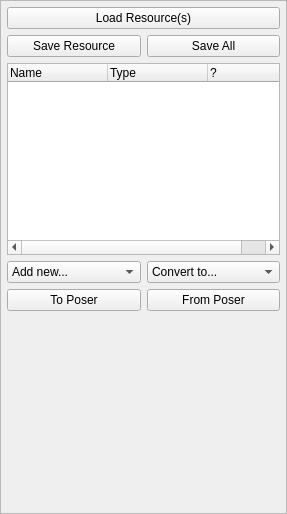
<?xml version="1.0" encoding="UTF-8"?>
<ui version="4.0">
 <class>ResourceFrame</class>
 <widget class="QFrame" name="ResourceFrame">
  <property name="geometry">
   <rect>
    <x>0</x>
    <y>0</y>
    <width>287</width>
    <height>514</height>
   </rect>
  </property>
  <property name="windowTitle">
   <string>Frame</string>
  </property>
  <property name="frameShape">
   <enum>QFrame::StyledPanel</enum>
  </property>
  <property name="frameShadow">
   <enum>QFrame::Raised</enum>
  </property>
  <layout class="QVBoxLayout" name="verticalLayout_2">
   <property name="spacing">
    <number>6</number>
   </property>
   <property name="margin">
    <number>6</number>
   </property>
   <item>
    <layout class="QVBoxLayout" name="verticalLayout">
     <property name="margin">
      <number>0</number>
     </property>
     <item>
      <layout class="QGridLayout" name="gridLayout">
       <item row="1" column="0">
        <widget class="QPushButton" name="btn_save">
         <property name="statusTip">
          <string>Save a resource to disk</string>
         </property>
         <property name="text">
          <string>Save Resource</string>
         </property>
        </widget>
       </item>
       <item row="1" column="1">
        <widget class="QPushButton" name="btn_save_all">
         <property name="statusTip">
          <string>Save all resources to disk</string>
         </property>
         <property name="text">
          <string>Save All</string>
         </property>
        </widget>
       </item>
       <item row="0" column="0" colspan="2">
        <widget class="QPushButton" name="btn_load">
         <property name="statusTip">
          <string>Load a resource or directory from disk</string>
         </property>
         <property name="text">
          <string>Load Resource(s)</string>
         </property>
        </widget>
       </item>
      </layout>
     </item>
     <item>
      <widget class="QResourceTreeWidget" name="treeWidget">
       <property name="dragEnabled">
        <bool>true</bool>
       </property>
       <property name="dragDropMode">
        <enum>QAbstractItemView::DragDrop</enum>
       </property>
       <property name="defaultDropAction">
        <enum>Qt::MoveAction</enum>
       </property>
       <property name="selectionMode">
        <enum>QAbstractItemView::SingleSelection</enum>
       </property>
       <attribute name="headerDefaultSectionSize">
        <number>100</number>
       </attribute>
       <attribute name="headerHighlightSections">
        <bool>false</bool>
       </attribute>
       <attribute name="headerMinimumSectionSize">
        <number>10</number>
       </attribute>
       <attribute name="headerShowSortIndicator" stdset="0">
        <bool>false</bool>
       </attribute>
       <attribute name="headerStretchLastSection">
        <bool>false</bool>
       </attribute>
       <column>
        <property name="text">
         <string>Name</string>
        </property>
       </column>
       <column>
        <property name="text">
         <string>Type</string>
        </property>
       </column>
       <column>
        <property name="text">
         <string>?</string>
        </property>
       </column>
      </widget>
     </item>
     <item>
      <layout class="QGridLayout" name="gridLayout_2">
       <item row="0" column="1">
        <widget class="QComboBox" name="convertToBox">
         <property name="statusTip">
          <string>Convert to a different type</string>
         </property>
         <item>
          <property name="text">
           <string>Convert to...</string>
          </property>
         </item>
        </widget>
       </item>
       <item row="0" column="0">
        <widget class="QComboBox" name="addNewBox">
         <property name="statusTip">
          <string>Create a new empty resource</string>
         </property>
         <item>
          <property name="text">
           <string>Add new...</string>
          </property>
         </item>
         <item>
          <property name="text">
           <string>Config</string>
          </property>
         </item>
        </widget>
       </item>
       <item row="1" column="0">
        <widget class="QPushButton" name="btn_togui">
         <property name="statusTip">
          <string>Send the selected resource to the poser</string>
         </property>
         <property name="text">
          <string>To Poser</string>
         </property>
        </widget>
       </item>
       <item row="1" column="1">
        <widget class="QPushButton" name="btn_fromgui">
         <property name="statusTip">
          <string>Read the value of the selected resource from the poser</string>
         </property>
         <property name="text">
          <string>From Poser</string>
         </property>
        </widget>
       </item>
      </layout>
     </item>
    </layout>
   </item>
   <item>
    <widget class="QStackedWidget" name="selectedResourceWidget">
     <property name="currentIndex">
      <number>0</number>
     </property>
     <widget class="QWidget" name="page">
      <widget class="QWidget" name="widget" native="true">
       <property name="geometry">
        <rect>
         <x>80</x>
         <y>50</y>
         <width>120</width>
         <height>80</height>
        </rect>
       </property>
      </widget>
     </widget>
    </widget>
   </item>
  </layout>
 </widget>
 <customwidgets>
  <customwidget>
   <class>QResourceTreeWidget</class>
   <extends>QTreeWidget</extends>
   <header>qresourcetreewidget.h</header>
  </customwidget>
 </customwidgets>
 <resources>
  <include location="../KlamptQt/icons.qrc"/>
  <include location="../KlamptQt/icons.qrc"/>
 </resources>
 <connections>
  <connection>
   <sender>btn_load</sender>
   <signal>clicked()</signal>
   <receiver>ResourceFrame</receiver>
   <slot>OpenFile()</slot>
   <hints>
    <hint type="sourcelabel">
     <x>157</x>
     <y>20</y>
    </hint>
    <hint type="destinationlabel">
     <x>106</x>
     <y>14</y>
    </hint>
   </hints>
  </connection>
  <connection>
   <sender>treeWidget</sender>
   <signal>currentItemChanged(QTreeWidgetItem*,QTreeWidgetItem*)</signal>
   <receiver>ResourceFrame</receiver>
   <slot>ChangeSelectedItem(QTreeWidgetItem*)</slot>
   <hints>
    <hint type="sourcelabel">
     <x>276</x>
     <y>219</y>
    </hint>
    <hint type="destinationlabel">
     <x>405</x>
     <y>280</y>
    </hint>
   </hints>
  </connection>
  <connection>
   <sender>btn_togui</sender>
   <signal>clicked()</signal>
   <receiver>ResourceFrame</receiver>
   <slot>ToGUI()</slot>
   <hints>
    <hint type="sourcelabel">
     <x>140</x>
     <y>314</y>
    </hint>
    <hint type="destinationlabel">
     <x>313</x>
     <y>306</y>
    </hint>
   </hints>
  </connection>
  <connection>
   <sender>treeWidget</sender>
   <signal>itemExpanded(QTreeWidgetItem*)</signal>
   <receiver>ResourceFrame</receiver>
   <slot>ItemExpanded(QTreeWidgetItem*)</slot>
   <hints>
    <hint type="sourcelabel">
     <x>104</x>
     <y>132</y>
    </hint>
    <hint type="destinationlabel">
     <x>3</x>
     <y>154</y>
    </hint>
   </hints>
  </connection>
  <connection>
   <sender>btn_fromgui</sender>
   <signal>clicked()</signal>
   <receiver>ResourceFrame</receiver>
   <slot>FromGUI()</slot>
   <hints>
    <hint type="sourcelabel">
     <x>278</x>
     <y>314</y>
    </hint>
    <hint type="destinationlabel">
     <x>147</x>
     <y>323</y>
    </hint>
   </hints>
  </connection>
  <connection>
   <sender>addNewBox</sender>
   <signal>currentIndexChanged(QString)</signal>
   <receiver>ResourceFrame</receiver>
   <slot>AddNew(QString)</slot>
   <hints>
    <hint type="sourcelabel">
     <x>132</x>
     <y>285</y>
    </hint>
    <hint type="destinationlabel">
     <x>144</x>
     <y>278</y>
    </hint>
   </hints>
  </connection>
  <connection>
   <sender>treeWidget</sender>
   <signal>itemChanged(QTreeWidgetItem*,int)</signal>
   <receiver>ResourceFrame</receiver>
   <slot>ItemChanged(QTreeWidgetItem*,int)</slot>
   <hints>
    <hint type="sourcelabel">
     <x>38</x>
     <y>90</y>
    </hint>
    <hint type="destinationlabel">
     <x>6</x>
     <y>98</y>
    </hint>
   </hints>
  </connection>
  <connection>
   <sender>btn_save</sender>
   <signal>clicked()</signal>
   <receiver>ResourceFrame</receiver>
   <slot>SaveResource()</slot>
   <hints>
    <hint type="sourcelabel">
     <x>116</x>
     <y>44</y>
    </hint>
    <hint type="destinationlabel">
     <x>145</x>
     <y>50</y>
    </hint>
   </hints>
  </connection>
  <connection>
   <sender>btn_save_all</sender>
   <signal>clicked()</signal>
   <receiver>ResourceFrame</receiver>
   <slot>SaveAllResources()</slot>
   <hints>
    <hint type="sourcelabel">
     <x>215</x>
     <y>51</y>
    </hint>
    <hint type="destinationlabel">
     <x>143</x>
     <y>42</y>
    </hint>
   </hints>
  </connection>
  <connection>
   <sender>convertToBox</sender>
   <signal>currentIndexChanged(QString)</signal>
   <receiver>ResourceFrame</receiver>
   <slot>ConvertTo(QString)</slot>
   <hints>
    <hint type="sourcelabel">
     <x>278</x>
     <y>285</y>
    </hint>
    <hint type="destinationlabel">
     <x>282</x>
     <y>319</y>
    </hint>
   </hints>
  </connection>
 </connections>
 <slots>
  <slot>OpenFile()</slot>
  <slot>ChangeSelectedItem(QTreeWidgetItem*)</slot>
  <slot>PressedDelete()</slot>
  <slot>PressedExpand()</slot>
  <slot>ToGUI()</slot>
  <slot>Launch()</slot>
  <slot>DiscretizePath()</slot>
  <slot>OptimizePath()</slot>
  <slot>ItemExpanded(QTreeWidgetItem*)</slot>
  <slot>AddNew(QString)</slot>
  <slot>FromGUI()</slot>
  <slot>ItemChanged(QTreeWidgetItem*,int)</slot>
  <slot>SaveResource()</slot>
  <slot>SaveAllResources()</slot>
  <slot>ConvertTo(QString)</slot>
 </slots>
</ui>
